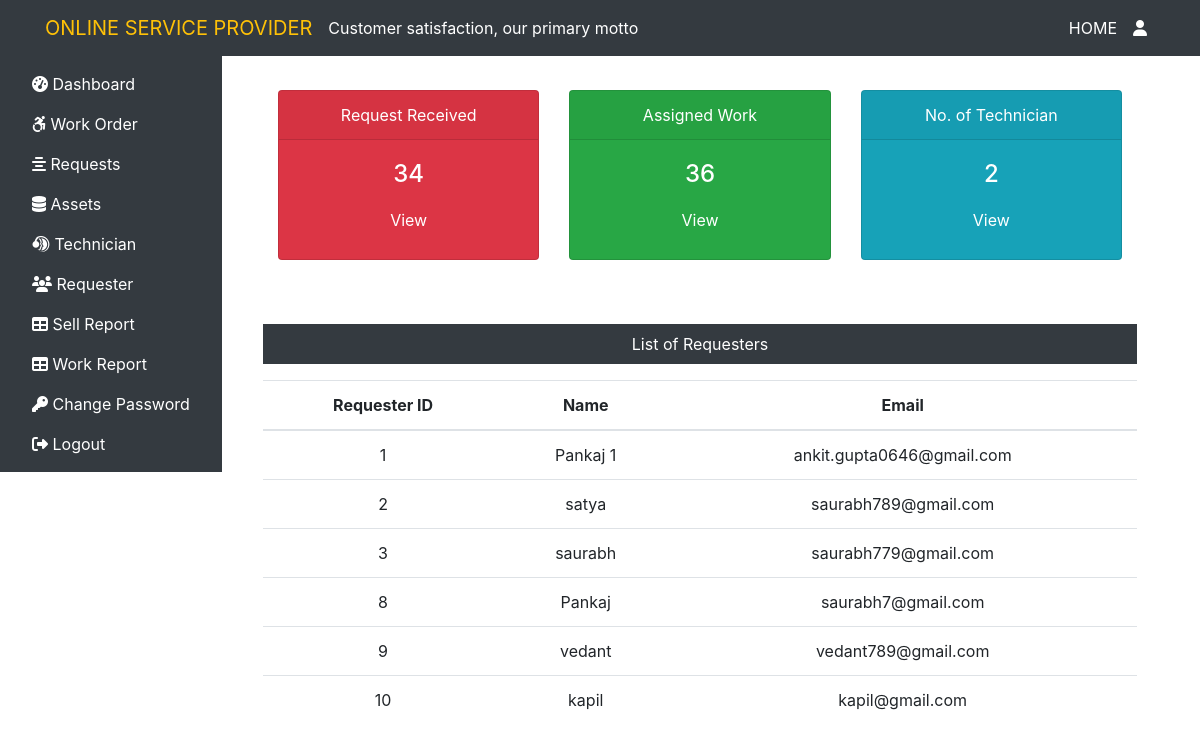
The app's page /admin/index.php with its own data.
### tables this page shows
CREATE TABLE `userregistration` (
  `id` int(13) NOT NULL,
  `name` varchar(50) NOT NULL,
  `password` varchar(50) NOT NULL,
  `conpassword` varchar(50) NOT NULL,
  `phone` varchar(13) NOT NULL,
  `email` varchar(50) NOT NULL,
  `userrole` varchar(50) NOT NULL DEFAULT 'subscriber'
);

### admin/index.php (the view, shortened to what this page needs)
 <?php include "admin_header.php"; ?>
 <?php include '../dbcon.php'; ?>
<body>
 <?php include "admin_navigation.php";?>
 <?php
 $sql = "select max(id) from submit_report";
 $result = mysqli_query($con,$sql);
 $row = mysqli_fetch_row($result);
 $submit_report = $row[0];
 $sql = "select max(id) from assign_tech";
 $result = mysqli_query($con,$sql);
 $row = mysqli_fetch_row($result);
 $assign_tech = $row[0];
 $sql = "select max(id) from technician";
 $result = mysqli_query($con,$sql);
 $row = mysqli_fetch_row($result);
 $technician = $row[0];
 ?>
<div class="margin">
<div class="col-sm-12 col-md-20">
  <div class="row mx-5 text-center">
    <div class="col-lg-4 mt-5">
      <div class="card text-white bg-danger mb-3" style="max-width: 18rem;">
        <div class="card-header">Request Received</div>
        <div class="card-body">
          <h4 class="card-title"><?php echo $submit_report?>
          </h4>
          <a class="btn text-white" href="">View</a>
        </div>
      </div>
    </div>
    <div class="col-lg-4 mt-5">
      <div class="card text-white bg-success mb-3" style="max-width: 18rem;">
        <div class="card-header">Assigned Work</div>
        <div class="card-body">
          <h4 class="card-title"><?php echo $assign_tech?>
          </h4>
          <a class="btn text-white" href="">View</a>
        </div>
      </div>
    </div>
    <div class="col-lg-4 mt-5">
      <div class="card text-white bg-info mb-3" style="max-width: 18rem;">
        <div class="card-header">No. of Technician</div>
        <div class="card-body">
          <h4 class="card-title"><?php echo $technician?>
          </h4>
          <a class="btn text-white" href="">View</a>
        </div>
      </div>
    </div>
  </div>
   <div class="mx-5 mt-5 text-center">
    <p class=" bg-dark text-white p-2">List of Requesters</p>
    <?php
    $sql ="Select * from userregistration";
    $result = mysqli_query($con,$sql);
    $row = mysqli_num_rows($result);
    if ($row > 0) {
      echo "<table class='table'>
  <thead>
   <tr>
    <th scope='col'>Requester ID</th>
    <th scope='col'>Name</th>
    <th scope='col'>Email</th>
   </tr>
  </thead>
  <tbody>";
  while( $run = mysqli_fetch_assoc($result)) {
echo "<tr>";
   echo"<td>".$run["id"]."</td>";
    echo"<td>".$run["name"]."</td>";
     echo"<td>".$run["email"]."</td>";
echo"</tr>";
  }
echo" </tbody>
 </table>";
  }else{
    echo "No Results";
  }
  ?>
  </div>
</div>
</div>
</body>
</html

### admin/admin_header.php (shortened to what this page needs)
<!DOCTYPE html>
<html>
<head>
    <link rel="stylesheet" type="text/css" href="style1.css">
<link rel="stylesheet" href="https://maxcdn.bootstrapcdn.com/bootstrap/4.4.1/css/bootstrap.min.css">
</head>

### admin/admin_navigation.php (shortened to what this page needs)
<nav class="navbar navbar-expand-sm bg-dark navbar-dark navbar-fixed-top navbar-inverse ">
            <div class="container">
                <a  class="navbar-brand text-warning fornt-weight-bold ">ONLINE SERVICE PROVIDER</a>
                <span class="navbar-text text-white">Customer satisfaction, our primary motto</span>
                  <div class="collapse navbar-collapse text-center " id="collapsenavbar">
                    <ul class="nav navbar-nav ml-auto navbar-right ">
                      <li class="nav-item"><a href="../home.php" class="nav-link text-white">HOME</a></li>
                      <li class="dropdown" class="nav-item"  >
                        <a  class="nav-link text-white"  class="dropdown-toggle" data-toggle="dropdown" href=""><i class="fa fa-user"></i>
                         <b class="caret"></b></a>
                      </li>
                    </ul>
                  </div>
            </div>
        </nav>
         <div class="container-fluid">
  <div class="row">
   <nav class="navbar bg-dark navbar-dark  ">
    <div class="sidebar-sticky">
     <ul class="nav flex-column">
      <li class="nav-item">
       <a class="nav-link text-white" href="index.php">
        <i class="fas fa-tachometer-alt"></i>
        Dashboard
       </a>
      </li>
      <li class="nav-item">
       <a class="nav-link text-white" href="workorder.php">
        <i class="fab fa-accessible-icon"></i>
        Work Order
       </a>
      </li>
      <li class="nav-item">
       <a class="nav-link text-white" href="requests.php">
        <i class="fas fa-align-center"></i>
        Requests
       </a>
      </li>
      <li class="nav-item">
       <a class="nav-link text-white" href="assets.php">
        <i class="fas fa-database"></i>
        Assets
       </a>
      </li>
      <li class="nav-item">
       <a class="nav-link text-white" href="technician.php">
        <i class="fab fa-teamspeak"></i>
        Technician
       </a>
      </li>
      <li class="nav-item">
       <a class="nav-link text-white" href="requester.php">
        <i class="fas fa-users"></i>
        Requester
       </a>
      </li>
      <li class="nav-item">
       <a class="nav-link text-white" href="sellreport.php">
        <i class="fas fa-table"></i>
        Sell Report
       </a>
      </li>
      <li class="nav-item">
       <a class="nav-link text-white" href="workreport.php">
        <i class="fas fa-table"></i>
        Work Report
       </a>
      </li>
      <li class="nav-item">
       <a class="nav-link text-white" href="cp1.php">
        <i class="fas fa-key"></i>
        Change Password
       </a>
      </li>
      <li class="nav-item">
       <a class="nav-link text-white" href="logout.php">
        <i class="fas fa-sign-out-alt"></i>
        Logout
       </a>
     </li>
     </ul>
    </div>
   </nav>
</div>
</div>

### admin/style1.css (style rules this page uses)
.margin { margin-left: 200px; margin-top: -430px; }

### records on screen
userregistration: id "1", name "Pankaj 1", email "ankit.gupta0646@gmail.com"
userregistration: id "2", name "satya", email "saurabh789@gmail.com"
userregistration: id "3", name "saurabh", email "saurabh779@gmail.com"
userregistration: id "8", name "Pankaj", email "saurabh7@gmail.com"
userregistration: id "9", name "vedant", email "vedant789@gmail.com"
userregistration: id "10", name "kapil", email "kapil@gmail.com"

### other values on screen
$submit_report "34"
$assign_tech "36"
$technician "2"
